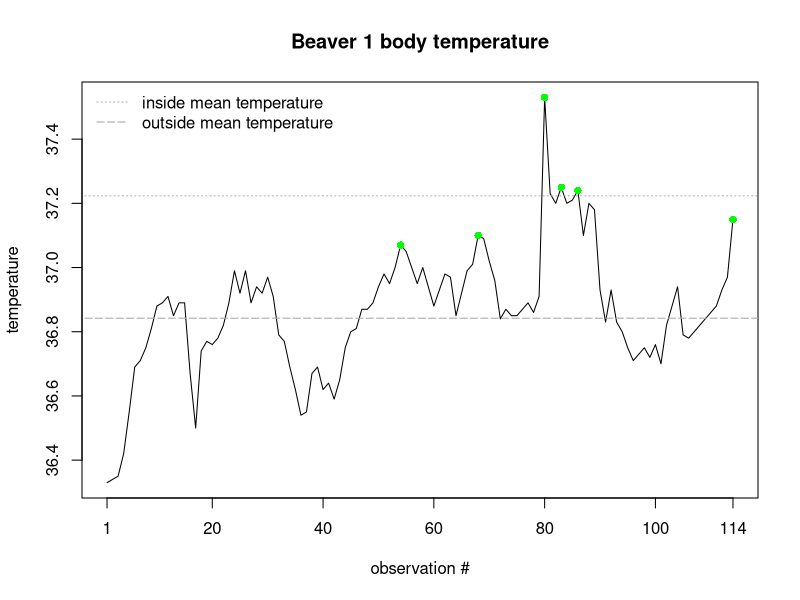
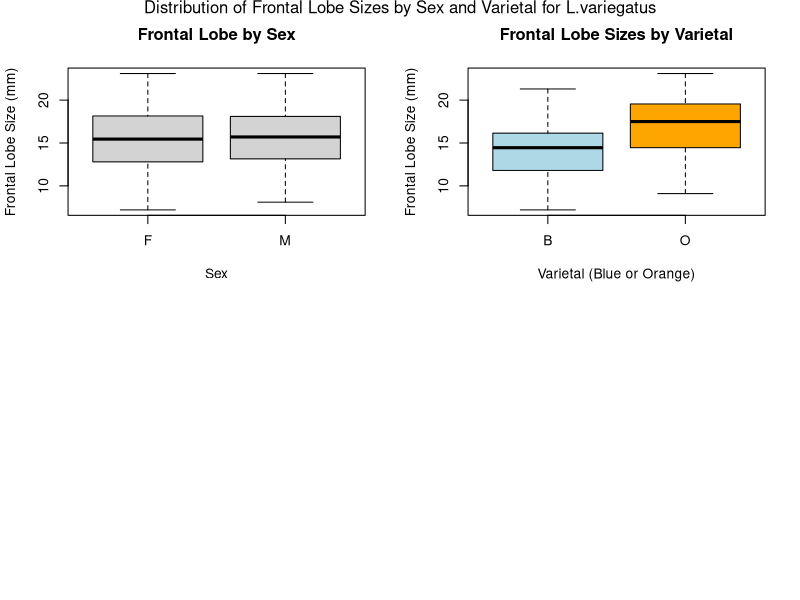

These charts were generated, in order, by the following R code:
# Name: Kat Leigh
# Homework 2

#==Question 1a ####
# Use one function to compute the mean temperature for inside and outside the retreat.

# read in data
beaver1 <- beaver1
# look at data
head(beaver1)
# get means
av_temps <- tapply(beaver1$temp, beaver1$activ, mean)

#==Question 1b ####
#Recreate the plot

beaver1k <- cbind(beaver1, rowz=row(beaver1)[,1])

plot(x=beaver1k$rowz, y=beaver1k$temp, 'l', xaxt='n', xlim = c(1,114), xlab = 'observation #', ylab = 'temperature', main = 'Beaver 1 body temperature')
axis(side = 1, at=c(1,seq(20,100, by=20), 114))
points(x=beaver1k$rowz[beaver1k$activ==1], y=beaver1k$temp[beaver1k$activ==1], col='green', pch=16)
lines(x=c(-3,beaver1k$rowz,120), y=rep(av_temps[1], 2+length(beaver1k$rowz)), lty= 5, col='darkgrey')
lines(x=c(-3,beaver1k$rowz,120), y=rep(av_temps[2], 2+length(beaver1k$rowz)), lty= 3, col='darkgrey')
legend(x='topleft', legend = c('inside mean temperature', 'outside mean temperature'), lty = c(3,5), bty = 'n', col='darkgrey')

#==Question 1c ####
# Create a new data frame that includes an additional observation with a temperature of 37.3 and activity outside the retreat at 22:20.

new_df_d <- append(beaver1$day, 346, after = which(beaver1$time==2210))
new_df_t <- append(beaver1$time, 2220, after = which(beaver1$time==2210))
new_df_temp <- append(beaver1$temp, 37.3, after = which(beaver1$time==2210))
new_df_a <- append(beaver1$activ, 0, after = which(beaver1$time==2210))

new_df <- as.data.frame(cbind(new_df_d, new_df_t, new_df_temp, new_df_a))
names(new_df) <- names(beaver1)
new_df

#==Question 1d ####
# How much did the mean temperature during periods of activity outside the retreat change? (i.e. compare beaver1 and your new data frame)

pcnt_chng <- round((mean(new_df$temp[new_df$activ==0])-mean(beaver1$temp[beaver1$activ==0]))/mean(beaver1$temp[beaver1$activ==0]) * 100,3)
pcnt_chng <-paste(pcnt_chng, '%')
pcnt_chng # 0.011 %

#==Question 2a ####
library(MASS)
?crabs
head(crabs)

# Use one function to compute the mean of frontal lobe size for blue and orange purple rock crabs.
av_flobe <- tapply(crabs$FL, crabs$sp, mean)

# Compute the standard deviation of frontal lobe size for blue and orange purple rock crabs.
sd_flobe <- tapply(crabs$FL, crabs$sp, sd)

#==Question 2b ####
# Run this line of code and explain what's going on:
spsex <- crabs$sp:crabs$sex # creating a new factor based on the combined values in the 'sp' and 'sex' columns in the data frame 'crabs', and then storing the corresponding values as a new factor vector called 'spsex'.

#==Question 2c ####
# Change the levels of spsex so that they are more informative. So B:F might be called 'Blue Female'.
levels(spsex) <- c('Blue Female', 'Blue Male', 'Orange Female', "Orange Male")

#==Question 2d ####
# Use one function to compute the mean of frontal lobe size for each sex and color combination of purple rock crab.
av_flobe_sc <- tapply(crabs$FL, spsex, mean)

#==Question 2e ####
# Use one function with the vector spsex to compute the total number of each sex and color combination of purple rock crab. Call this vector crab.counts. Hint: ?table.
crab.counts <- table(spsex)

#==Question 2f ####
# Create an informative plot using the crabs data with appropriate labeling. You may plot part of the data or all of the data, but you are required to create a multipanel plot with at least two dimensions using layout() or par(mfrow). Be creative!

par(mfrow=c(2,2))
plot(crabs$sex, crabs$FL,
     xlab= 'Sex', ylab= 'Frontal Lobe Size (mm)', main= 'Frontal Lobe by Sex')
mtext("Distribution of Frontal Lobe Sizes by Sex and Varietal for L.variegatus", side = 3, line = -1, outer = T)
plot(crabs$sp, crabs$FL,
     xlab= 'Varietal (Blue or Orange)', ylab= 'Frontal Lobe Size (mm)', main= 'Frontal Lobe Sizes by Varietal',
     col= c('lightblue', 'orange'))
